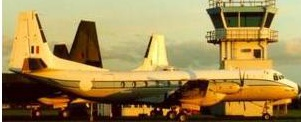
#> input picture dataset/airplane_0007.jpg, 301 x 122 px, found by its file name; its folder holds only this picture in this run
$ python index.py   (older library calls are emulated)
#> lines starting #> are read from the running program, lines starting #| are printed output that depends on the picture
import cv2
import numpy as np
import os
os.environ['TF_ENABLE_ONEDNN_OPTS'] = '0'
from sklearn import svm
from sklearn.decomposition import PCA, FastICA
from sklearn.discriminant_analysis import LinearDiscriminantAnalysis
from sklearn.metrics import accuracy_score, precision_score, recall_score, f1_score
from sklearn.model_selection import train_test_split
from tensorflow.keras.applications import VGG16
from tensorflow.keras.applications.vgg16 import preprocess_input
import mahotas
import json
import matplotlib.pyplot as plt
from matplotlib.colors import ListedColormap

# Function to save and load features
def save_features(features, file_path):
    np.save(file_path, features)


def load_features(file_path):
    return np.load(file_path)


# Function to load images from a folder and assign labels
def load_images_from_folder(folder, target_size=(128, 128)):
    images = []
    labels = []

    for filename in os.listdir(folder):
        if filename.endswith(('.jpg', '.jpeg', '.png')):
            img_path = os.path.join(folder, filename)
            img = cv2.imread(img_path)
            if img is not None:
                img_resized = cv2.resize(img, target_size)
                images.append(img_resized)

                if "airplane" in filename.lower():
                    labels.append("airplane")
                elif "car" in filename.lower():
                    labels.append("car")
                elif "cat" in filename.lower():
                    labels.append("cat")
                else:
                    continue
    return np.array(images), np.array(labels)


# Function to augment images
def augment_images(images, labels, augmentation_factor=2, target_size=(128, 128)):
    augmented_images = []
    augmented_labels = []
    for img, label in zip(images, labels):
        for _ in range(augmentation_factor):
            augmented_img = img.copy()

            angle = np.random.randint(-15, 15)
            rows, cols = augmented_img.shape[:2]
            rotation_matrix = cv2.getRotationMatrix2D((cols / 2, rows / 2), angle, 1)
            augmented_img = cv2.warpAffine(augmented_img, rotation_matrix, (cols, rows))

            if np.random.choice([True, False]):
                augmented_img = cv2.flip(augmented_img, 1)


            augmented_img = cv2.resize(augmented_img, target_size, interpolation=cv2.INTER_LINEAR)

            augmented_images.append(augmented_img)
            augmented_labels.append(label)

    return np.array(augmented_images), np.array(augmented_labels)


def preprocess_images(images):
    preprocessed_images = []
    for img in images:
        gray_img = cv2.cvtColor(img, cv2.COLOR_BGR2GRAY)
        equalized_img = cv2.equalizeHist(gray_img)
        denoised_img = cv2.GaussianBlur(equalized_img, (3, 3), 0)
        preprocessed_images.append(denoised_img)
    return np.array(preprocessed_images)


# [26 lines left out: function plot_decision_boundaries, not called in this run]
def extract_hog_features(images, cell_size=(8, 8), block_size=(2, 2), bins=9):
    hog_features = []
    hog = cv2.HOGDescriptor(_winSize=(images.shape[2] // cell_size[1] * cell_size[1],
                                      images.shape[1] // cell_size[0] * cell_size[0]),
                            _blockSize=(block_size[1] * cell_size[1],
                                        block_size[0] * cell_size[0]),
                            _blockStride=(cell_size[1], cell_size[0]),
                            _cellSize=(cell_size[1], cell_size[0]),
                            _nbins=bins)
    for img in images:
        if img is None:
            print("Warning: Empty image encountered, skipping...")
            continue

        img_resized = cv2.resize(img, (128, 128))
        hog_feature = hog.compute(img_resized)
        hog_features.append(hog_feature.flatten())
    return np.array(hog_features)


def extract_lbp_features(images):
    lbp_features = []
    for img in images:
        lbp = mahotas.features.lbp(img, 24, 8, True)
        lbp_hist, _ = np.histogram(lbp.ravel(), bins=np.arange(0, 24 + 3), range=(0, 24 + 2))
        lbp_hist = lbp_hist.astype("float")
        lbp_hist /= (lbp_hist.sum() + 1e-7)
        lbp_features.append(lbp_hist)
    return np.array(lbp_features)


# [76 lines left out: functions extract_deep_cnn_features, train_svm, evaluate_classifier, plot_metrics, display_image_with_prediction, predict_single_image, not called in this run]


def main():
    images, labels = load_images_from_folder("C:/Users/Administrator/Desktop/dataset")
#> in load_images_from_folder, img is the input picture: shape (122, 301, 3); mean B, G, R 81.3, 135.5, 160.3
#> in load_images_from_folder, `img_resized = cv2.resize(img, target_size)`:
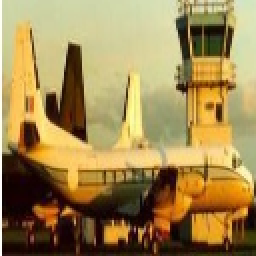
#> img_resized: shape (128, 128, 3) (shown 2 times larger); mean B, G, R 81.3, 135.5, 160.2

    label_mapping = {"airplane": 0, "car": 1, "cat": 2}
    reverse_label_mapping = {v: k for k, v in label_mapping.items()}
    numeric_labels = np.array([label_mapping[label] for label in labels])
#> numeric_labels = [0]

    augmented_images, augmented_labels = augment_images(images, numeric_labels)
#> the loop in augment_images, `for img, label in zip(images, labels):` made 1 pass
#> after the loop in augment_images, `for img, label in zip(images, labels):`: augmented_images = 2 items; augmented_labels = [0, 0]
#> augmented_labels = [0, 0]
    preprocessed_images = preprocess_images(augmented_images)
#> the loop in preprocess_images, `for img in images:` made 2 passes
#> pass 1, in preprocess_images, `gray_img = cv2.cvtColor(img, cv2.COLOR_BGR2GRAY)`:
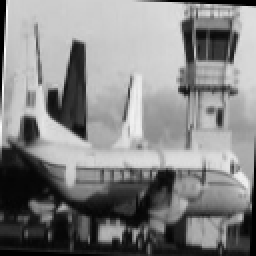
#> gray_img: shape (128, 128) (shown 2 times larger); min 0, max 253, mean 132.9
#> pass 1, in preprocess_images, `equalized_img = cv2.equalizeHist(gray_img)`:
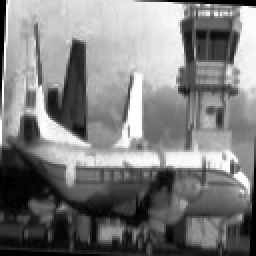
#> equalized_img: shape (128, 128) (shown 2 times larger); min 0, max 255, mean 126.1
#> pass 1, in preprocess_images, `denoised_img = cv2.GaussianBlur(equalized_img, (3, 3), 0)`:
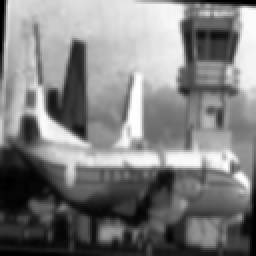
#> denoised_img: shape (128, 128) (shown 2 times larger); min 0, max 254, mean 126.3
#> pass 2, in preprocess_images, `gray_img = cv2.cvtColor(img, cv2.COLOR_BGR2GRAY)`:
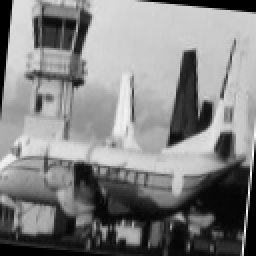
#> gray_img: shape (128, 128) (shown 2 times larger); min 0, max 251, mean 130.8
#> after the loop in preprocess_images, `for img in images:`:
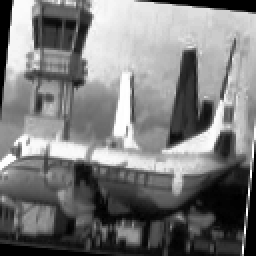
#> equalized_img: shape (128, 128) (shown 2 times larger); min 0, max 255, mean 123.2
#> after the loop in preprocess_images, `for img in images:`: preprocessed_images = 2 items

    # Check if features exist, load them if available, otherwise extract and save them
    hog_file = 'hog_features.npy'
    lbp_file = 'lbp_features.npy'
    cnn_file = 'cnn_features.npy'

    if os.path.isfile(hog_file):
        hog_features = load_features(hog_file)
    else:
        hog_features = extract_hog_features(preprocessed_images)
#> the loop in extract_hog_features, `for img in images:` made 2 passes
#> pass 2, in extract_hog_features, `img_resized = cv2.resize(img, (128, 128))`:
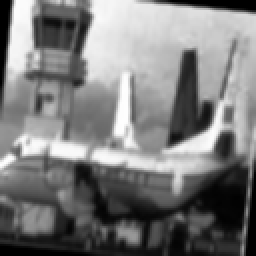
#> img_resized: shape (128, 128) (shown 2 times larger); min 0, max 254, mean 123.3
        save_features(hog_features, hog_file)

    if os.path.isfile(lbp_file):
        lbp_features = load_features(lbp_file)
    else:
        lbp_features = extract_lbp_features(preprocessed_images)
#> the loop in extract_lbp_features, `for img in images:` made 1 pass
#> after the loop in extract_lbp_features, `for img in images:`: lbp_features = []
        save_features(lbp_features, lbp_file)

    if os.path.isfile(cnn_file):
        cnn_features = load_features(cnn_file)
    else:
        cnn_features = extract_deep_cnn_features(augmented_images)
        save_features(cnn_features, cnn_file)

    all_features = np.concatenate((hog_features, lbp_features, cnn_features), axis=1)
    pca = PCA(n_components=100)
    pca_features = pca.fit_transform(all_features)
    classifier = train_svm(pca_features, augmented_labels)

    X_train, X_test, y_train, y_test = train_test_split(pca_features, augmented_labels, test_size=0.2,
                                                        random_state=42)
    # Train SVM classifiers with different kernels
    classifier_linear = train_svm(X_train, y_train, kernel='linear')
    classifier_poly = train_svm(X_train, y_train, kernel='poly')
    classifier_rbf = train_svm(X_train, y_train, kernel='rbf')

    # Evaluate classifiers
    evaluate_classifier(classifier_linear, X_test, y_test, reverse_label_mapping)
    evaluate_classifier(classifier_poly, X_test, y_test, reverse_label_mapping)
    evaluate_classifier(classifier_rbf, X_test, y_test, reverse_label_mapping)

    # Calculate metrics for each classifier
    accuracy_linear = accuracy_score(y_test, classifier_linear.predict(X_test))
    precision_linear = precision_score(y_test, classifier_linear.predict(X_test), average='weighted', zero_division=0)
    recall_linear = recall_score(y_test, classifier_linear.predict(X_test), average='weighted', zero_division=0)
    f1_linear = f1_score(y_test, classifier_linear.predict(X_test), average='weighted', zero_division=0)

    accuracy_poly = accuracy_score(y_test, classifier_poly.predict(X_test))
    precision_poly = precision_score(y_test, classifier_poly.predict(X_test), average='weighted', zero_division=0)
    recall_poly = recall_score(y_test, classifier_poly.predict(X_test), average='weighted', zero_division=0)
    f1_poly = f1_score(y_test, classifier_poly.predict(X_test), average='weighted', zero_division=0)

    accuracy_rbf = accuracy_score(y_test, classifier_rbf.predict(X_test))
    precision_rbf = precision_score(y_test, classifier_rbf.predict(X_test), average='weighted', zero_division=0)
    recall_rbf = recall_score(y_test, classifier_rbf.predict(X_test), average='weighted', zero_division=0)
    f1_rbf = f1_score(y_test, classifier_rbf.predict(X_test), average='weighted', zero_division=0)

    test_image_path = "C:/Users/Administrator/Desktop/test_image.jpg"
    test_image = cv2.imread(test_image_path)

    # Predict single image for each classifier
    if test_image is not None:
        predicted_class_linear = predict_single_image(test_image, classifier_linear, pca, reverse_label_mapping)
        predicted_class_poly = predict_single_image(test_image, classifier_poly, pca, reverse_label_mapping)
        predicted_class_rbf = predict_single_image(test_image, classifier_rbf, pca, reverse_label_mapping)
        print(f"Linear kernel predicted class: {predicted_class_linear}")
        print(f"Polynomial kernel predicted class: {predicted_class_poly}")
        print(f"RBF kernel predicted class: {predicted_class_rbf}")
        display_image_with_prediction('linear',test_image_path, predicted_class_linear)
        display_image_with_prediction('poly',test_image_path, predicted_class_poly)
        display_image_with_prediction('rbf',test_image_path, predicted_class_rbf)
    else:
        print("Error: Could not read test image.")

    # Plot metrics for each classifier
    plot_metrics('linear',accuracy_linear, precision_linear, recall_linear, f1_linear)
    plot_metrics('poly',accuracy_poly, precision_poly, recall_poly, f1_poly)
    plot_metrics('rbf',accuracy_rbf, precision_rbf, recall_rbf, f1_rbf)

    # Plot decision boundaries for the first two principal components
    X_train_2d = X_train[:, :2]
    X_test_2d = X_test[:, :2]

    classifier_linear_2d = train_svm(X_train_2d, y_train, kernel='linear')
    classifier_poly_2d = train_svm(X_train_2d, y_train, kernel='poly')
    classifier_rbf_2d = train_svm(X_train_2d, y_train, kernel='rbf')

    plot_decision_boundaries(X_test_2d, y_test, classifier_linear_2d, 'SVM Decision Boundary with Linear Kernel')
    plot_decision_boundaries(X_test_2d, y_test, classifier_poly_2d, 'SVM Decision Boundary with Polynomial Kernel')
    plot_decision_boundaries(X_test_2d, y_test, classifier_rbf_2d, 'SVM Decision Boundary with RBF Kernel')


if __name__ == "__main__":
#> (the run stopped early here; a loop or call above may not have finished)

$ run again, on dataset/airplane_0026.jpg
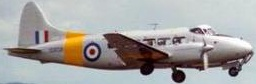
#> input picture dataset/airplane_0026.jpg, 256 x 84 px, found by its file name
#> in load_images_from_folder, img is the input picture: shape (84, 256, 3); mean B, G, R 162.2, 163.4, 165.2
#> numeric_labels = [0]
#> the loop in augment_images, `for img, label in zip(images, labels):` made 1 pass
#> after the loop in augment_images, `for img, label in zip(images, labels):`: augmented_images = 2 items; augmented_labels = [0, 0]
#> the loop in preprocess_images, `for img in images:` made 2 passes
#> after the loop in preprocess_images, `for img in images:`:
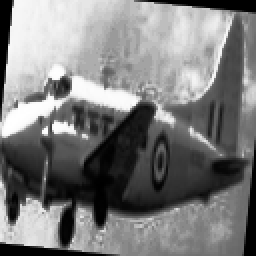
#> equalized_img: shape (128, 128) (shown 2 times larger); min 0, max 255, mean 124.1
#> after the loop in preprocess_images, `for img in images:`: preprocessed_images = 2 items
#> the loop in extract_hog_features, `for img in images:` made 2 passes
#> pass 2, in extract_hog_features, `img_resized = cv2.resize(img, (128, 128))`:
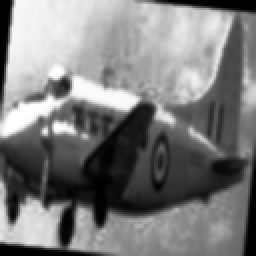
#> img_resized: shape (128, 128) (shown 2 times larger); min 0, max 255, mean 124.3
#> the loop in extract_lbp_features, `for img in images:` made 1 pass
#> after the loop in extract_lbp_features, `for img in images:`: lbp_features = []

$ run again, on dataset/airplane_0030.jpg
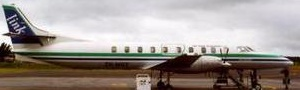
#> input picture dataset/airplane_0030.jpg, 300 x 90 px, found by its file name
#> in load_images_from_folder, img is the input picture: shape (90, 300, 3); mean B, G, R 144.8, 149.7, 158.1
#> in load_images_from_folder, `img_resized = cv2.resize(img, target_size)`:
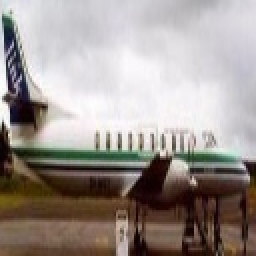
#> img_resized: shape (128, 128, 3) (shown 2 times larger); mean B, G, R 144.7, 149.6, 158
#> numeric_labels = [0]
#> the loop in augment_images, `for img, label in zip(images, labels):` made 1 pass
#> after the loop in augment_images, `for img, label in zip(images, labels):`: augmented_images = 2 items; augmented_labels = [0, 0]
#> the loop in preprocess_images, `for img in images:` made 2 passes
#> after the loop in preprocess_images, `for img in images:`: preprocessed_images = 2 items
#> the loop in extract_hog_features, `for img in images:` made 2 passes
#> pass 2, in extract_hog_features, `img_resized = cv2.resize(img, (128, 128))`:
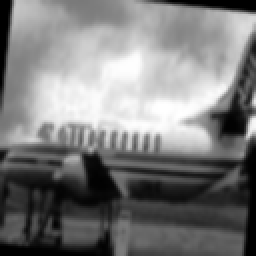
#> img_resized: shape (128, 128) (shown 2 times larger); min 0, max 255, mean 123.2
#> the loop in extract_lbp_features, `for img in images:` made 1 pass
#> after the loop in extract_lbp_features, `for img in images:`: lbp_features = []

$ run again, on dataset/airplane_0042.jpg
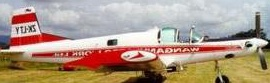
#> input picture dataset/airplane_0042.jpg, 270 x 83 px, found by its file name
#> in load_images_from_folder, img is the input picture: shape (83, 270, 3); mean B, G, R 134.7, 152.4, 174.2
#> numeric_labels = [0]
#> the loop in augment_images, `for img, label in zip(images, labels):` made 1 pass
#> after the loop in augment_images, `for img, label in zip(images, labels):`: augmented_images = 2 items; augmented_labels = [0, 0]
#> the loop in preprocess_images, `for img in images:` made 2 passes
#> after the loop in preprocess_images, `for img in images:`: preprocessed_images = 2 items
#> the loop in extract_hog_features, `for img in images:` made 2 passes
#> pass 2, in extract_hog_features, `img_resized = cv2.resize(img, (128, 128))`:
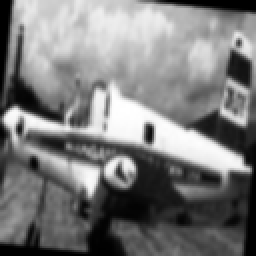
#> img_resized: shape (128, 128) (shown 2 times larger); min 0, max 255, mean 123.1
#> the loop in extract_lbp_features, `for img in images:` made 1 pass
#> after the loop in extract_lbp_features, `for img in images:`: lbp_features = []
